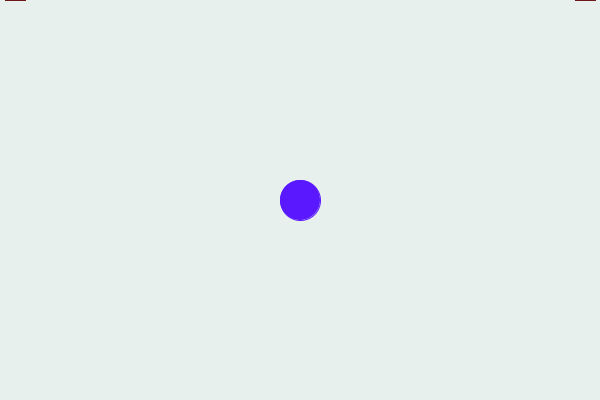
Frame 1 (no input)
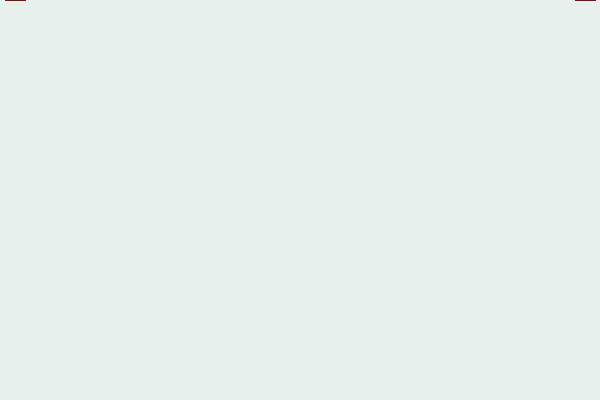
Frame 60 (the mouse pressed at the canvas centre just before this capture)
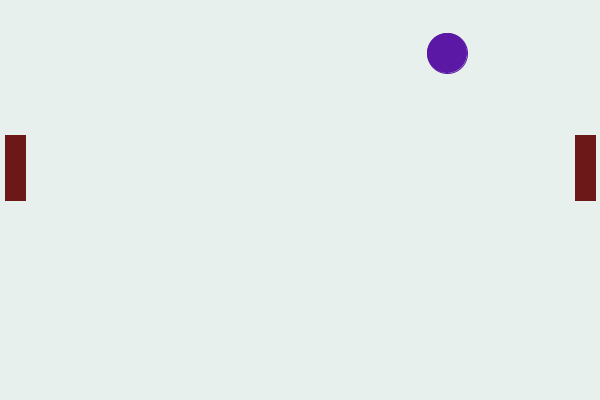
Frame 120 (the mouse held since frame 60 and released just before this capture)

The Processing sketch that drew these frames (run headless with seeded random() and noise(); from frame 60 on, the mouse is pressed at the canvas centre):

// Processing sketch: processing_183161
// ── processing_183161.pde

float mida = 40;
float posicioX = 300;
float posicioY = 200;
float velocitatX = 7;
float velocitatY = 7;
float amplada = 20;
float alcada = 65;
float fillB = 255;

void raqueta1 () {
  fill (108,24,24);
  stroke (108,24,24);
  rect (575, mouseY - alcada, amplada, alcada);
}

void raqueta2 () {
  fill (108,24,24);
  stroke (108,24,24);
  rect (5, mouseY - alcada, amplada, alcada);
}


void setup () {
  size (600, 400);
  frameRate (20);
}

void draw () {
  background (232, 240, 238);
  stroke (90, 24, fillB);
  fill (90, 24, fillB);

  //pilota
  ellipse (posicioX, posicioY, mida, mida);
  posicioY = posicioY + velocitatY;
  posicioX = posicioX + velocitatX;


  //rebotar per dalt

  if (posicioY + mida/2 >= height|| posicioY - mida/2 <= 0) {
    velocitatY= -velocitatY;
  }

  raqueta1 ();

  raqueta2 ();


if (posicioX + mida/2 >= 575){
  if (posicioY + mida/2 < mouseY + alcada && posicioY + mida/2 > mouseY - alcada){
    velocitatX = -velocitatX;
    velocitatY = -velocitatY;
  }
  else{
    //GOL
  }
  
}

if (posicioX - mida/2 <= 25){
  if (posicioY - mida/2 < mouseY + alcada && posicioY - mida/2 > mouseY - alcada ){
    velocitatX = -velocitatX;
    velocitatY = -velocitatY;
  }
  else {
    //GOL
  }
}

   
}
 void mousePressed () {
  fillB = random (255);
  posicioX = pmouseX;
  posicioY = pmouseY;
  
 }

    


 
   
 
  
 
  
  

    
  
  
